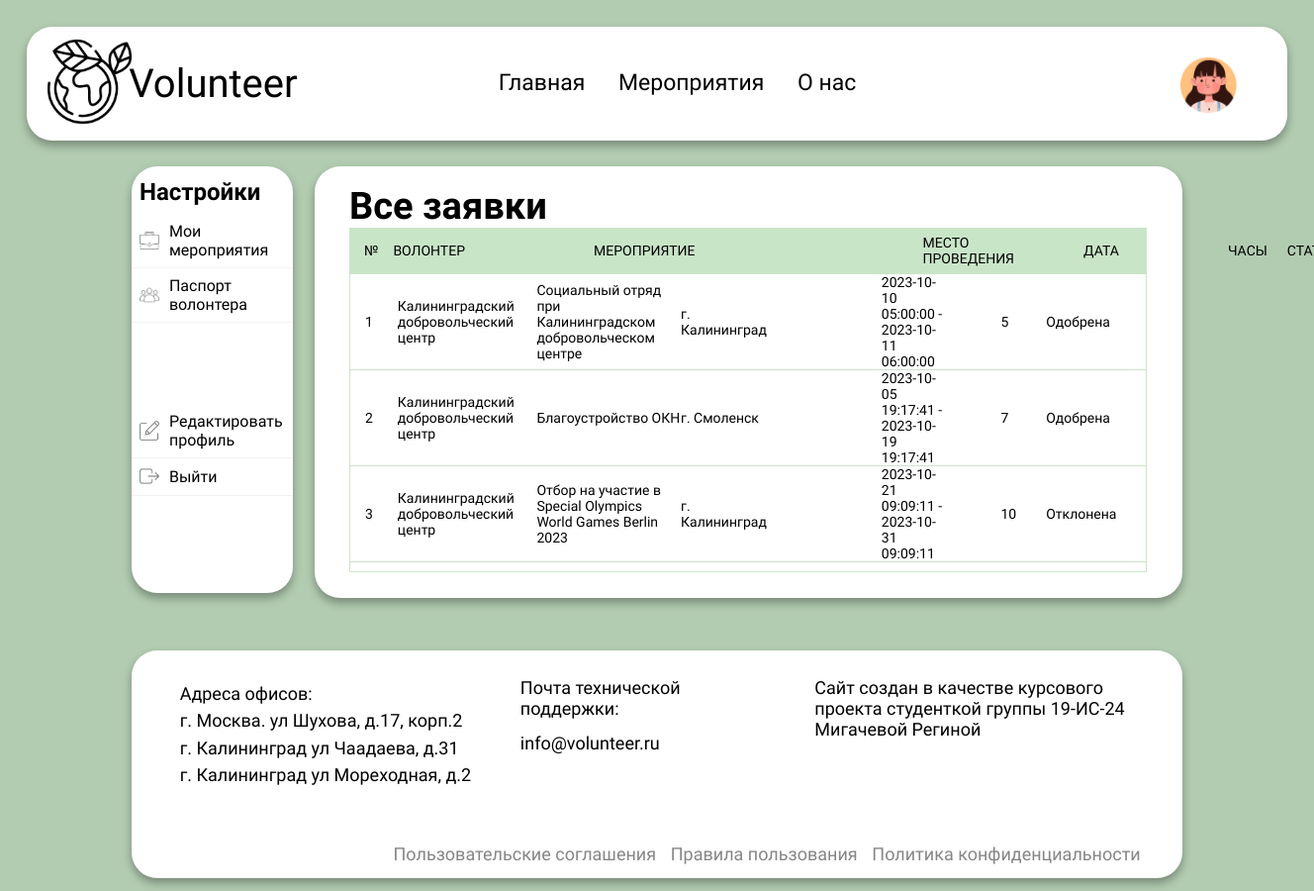
The app's page /application/views/volunteer_event.php (signed in) with its own data.
### tables this page shows
CREATE TABLE `volonter` (
  `id_volonter` int NOT NULL,
  `fio` varchar(200) NOT NULL,
  `adres_zitel` varchar(200) NOT NULL,
  `date_birthday` date NOT NULL,
  `otrabot_chas` int NOT NULL,
  `kol_meropr` int NOT NULL,
  `fk_user` int NOT NULL,
  `img` varchar(200) NOT NULL,
  `tel` varchar(200) NOT NULL
);

CREATE TABLE `zayavka` (
  `id_zayavka` int NOT NULL,
  `fk_volonter` int NOT NULL,
  `fk_events` int NOT NULL,
  `status` enum('progress','accept','declined') NOT NULL
);

CREATE TABLE `organizator` (
  `id_organiz` int NOT NULL,
  `nazvanie_org` varchar(200) NOT NULL,
  `adres` varchar(200) NOT NULL,
  `opisanie` varchar(500) NOT NULL,
  `fk_user` int NOT NULL,
  `tel` varchar(200) NOT NULL
);

CREATE TABLE `events` (
  `id_events` int NOT NULL,
  `nazvanie` varchar(200) NOT NULL,
  `task` varchar(500) NOT NULL,
  `adres_events` varchar(500) NOT NULL,
  `data_start` datetime NOT NULL,
  `data_finish` datetime NOT NULL,
  `fk_organiz` int NOT NULL,
  `chas` int NOT NULL
);

### application/views/volunteer_event.php (the view, shortened to what this page needs)
<?php
include '../conf/db.php';
$id_user = $_SESSION['user']['id_user'];
$select = mysqli_query($connect, "SELECT * FROM `volonter` WHERE `fk_user` = '$id_user'");
$profile_v = mysqli_fetch_assoc($select);
$r = mysqli_query($connect, "SELECT * FROM `zayavka`, `events`, `volonter`, `organizator` WHERE `zayavka`.`fk_volonter`=`volonter`.`id_volonter` and `zayavka`.`fk_events`=`events`.`id_events` and `events`.`fk_organiz` = `organizator`.`id_organiz` and `id_volonter`=$profile_v[id_volonter]");
$myrow = mysqli_fetch_array($r);
?>
<!DOCTYPE html>
<html lang="en">
<head>
    <link rel="stylesheet" href="/css/style.css">
    <link rel="stylesheet" href="https://cdnjs.cloudflare.com/ajax/libs/animate.css/4.1.1/animate.min.css" />
</head>
<body>
    <section class="header">
        <nav>
            <a href="/index.php"><img src="/img/assets/logo.png"></a>
            <p>Volunteer</p>
            <div class="nav-links" id="navLinks">
                <ul style="padding-right: 20%">
                    <li><a href="/index.php">Главная</a></li>
                    <li><a href="events.php">Мероприятия</a></li>
                    <li><a href="contacts.php">О нас</a></li>
                </ul>
            </div>
            <div class="action">
                <div class="profile_small" onclick="menuToggle()">
                    <img src="<?="/img/uploads/" . $profile_v['img'] ?>" alt="">
                </div>
            </div>
        </nav>
    </section>
    <section class="profile_v">
        <div class="profile_v_menu" style="height: 97%;">
            <h1>Настройки</h1>
            <div class="profile_v_container">
                <ul>
                    <li><img src="/img/assets/suitcase.png" alt=""><a href="volunteer_event.php">Мои мероприятия</a>
                    </li>
                    <li><img src="/img/assets/people.png" alt=""><a href="profile_volun.php">Паспорт волонтера</a>
                    </li>
                </ul>
                <ul>
                    <li><img src="/img/assets/edit.png" alt=""><a href="edit_volun.php">Редактировать профиль</a>
                    </li>
                    <li><img src="/img/assets/logout.png" alt=""><a href="../core/logout.php">Выйти</a></li>
                </ul>
            </div>
        </div>
        <div class="opt" id="opt">
            <h2>Все заявки</h2>
            <div class="tb2-header">
                <table cellpadding="0" cellspacing="0">
                    <thead>
                        <tr>
                            <th scope='col'>№</th>
                            <th scope='col'>Волонтер</th>
                            <th scope='col'>Мероприятие</th>
                            <th scope='col'>Место проведения</th>
                            <th scope='col'>Дата</th>
                            <th scope='col'>Часы</th>
                            <th scope='col'>Статус</th>
                        </tr>
                    </thead>
                </table>
            </div>
            <div class="tbl-content">
                <table cellpadding="0" cellspacing="0">
                    <tbody>
                        <?php
                        $i = 1;
                        do {
                            echo "<tr>";
                            echo "<td>";
                            echo $i++;
                            echo "</td>";
                            echo "<td>$myrow[nazvanie_org]</td>";
                            echo "<td>$myrow[nazvanie]</td>";
                            echo "<td>$myrow[adres_events]</td>";
                            echo "<td>$myrow[data_start] - $myrow[data_finish]</td>";
                            echo "<td>$myrow[chas]</td>";
                            echo "<td>";
                            if ($myrow['status'] == 'progress') {
                                echo "В процессе обработки";
                              } else if ($myrow['status'] == 'accept') {
                                echo "Одобрена";
                              } else {
                                echo "Отклонена";
                              }
                            echo "</td>";
                            echo "</tr>";
                        }
                        while ($myrow = mysqli_fetch_array($r));
                        echo "</table>";
                        ?>
            </div>
        </div>
    </section>
    <footer>
        <div class="footer">
            <div class="adresa">
                <p>Адреса офисов:</p>
                <p>г. Москва. ул Шухова, д.17, корп.2</p>
                <p>г. Калининград ул Чаадаева, д.31</p>
                <p>г. Калининград ул Мореходная, д.2</p>
            </div>
            <div class="email">
                <p>Почта технической поддержки:</p>
                <a href="#">info@volunteer.ru</a>
            </div>
            <div class="me">
                <p>Сайт создан в качестве курсового проекта студенткой группы 19-ИС-24 Мигачевой Региной</p>
            </div>
        </div>
        <div class="links_b">
            <a href="#">Пользовательские соглашения</a>
            <a href="#">Правила пользования</a>
            <a href="#">Политика конфиденциальности</a>
        </div>
    </footer>
</body>
</html>

### records on screen
volonter: img (picture)
zayavka: organizator.nazvanie_org "Калининградский добровольческий центр", fk_events.nazvanie "Социальный отряд при Калининградском добровольческом центре", fk_events.adres_events "г. Калининград", fk_events.data_start "2023-10-10 05:00:00", fk_events.data_finish "2023-10-11 06:00:00", fk_events.chas "5", status "Одобрена"
zayavka: organizator.nazvanie_org "Калининградский добровольческий центр", fk_events.nazvanie "Благоустройство ОКН", fk_events.adres_events "г. Смоленск", fk_events.data_start "2023-10-05 19:17:41", fk_events.data_finish "2023-10-19 19:17:41", fk_events.chas "7", status "Одобрена"
zayavka: organizator.nazvanie_org "Калининградский добровольческий центр", fk_events.nazvanie "Отбор на участие в Special Olympics World Games Berlin 2023", fk_events.adres_events "г. Калининград", fk_events.data_start "2023-10-21 09:09:11", fk_events.data_finish "2023-10-31 09:09:11", fk_events.chas "10", status "Отклонена"
